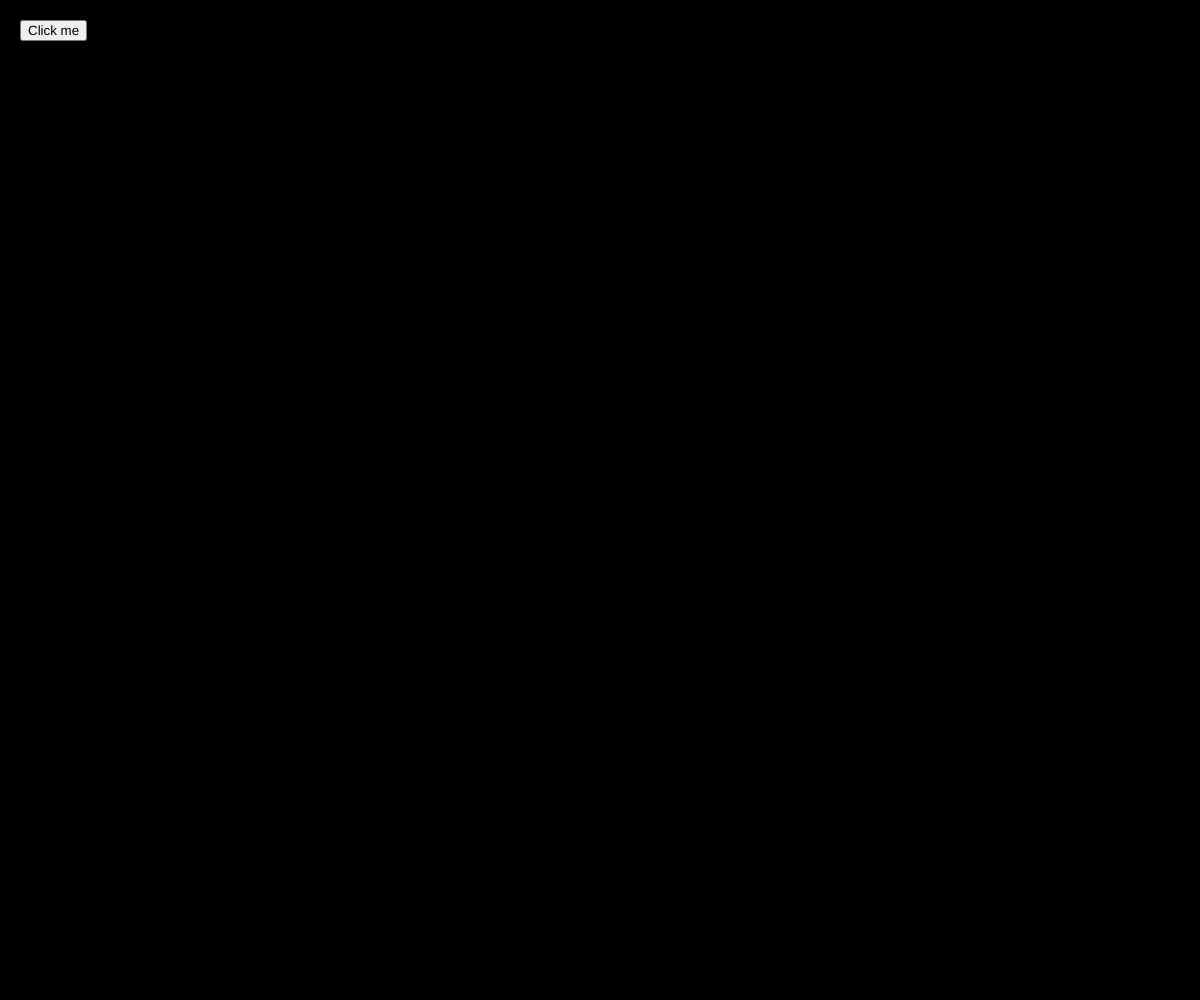
Frame 1 (no input)
Frame 60 (no input): identical to frame 1, image omitted
Frame 120 (the mouse pressed at the canvas centre since frame 60): identical to frame 1, image omitted

The p5.js sketch that drew this single still picture (run headless with seeded random() and noise() and a simulated clock; from frame 60 on, the mouse is pressed at the canvas centre):

// p5.js sketch
// ── sketch.js
var btn;
var bg = 'black';
function setup() {
  createCanvas(windowWidth, windowHeight);
  btn = createElement('button', 'Click me');
  btn.position(20,20);
  btn.mousePressed(
    function(){
      bg = color(random(255), random(255), random(255));
    }  
  );
}

function draw() {
  background(bg);
}
